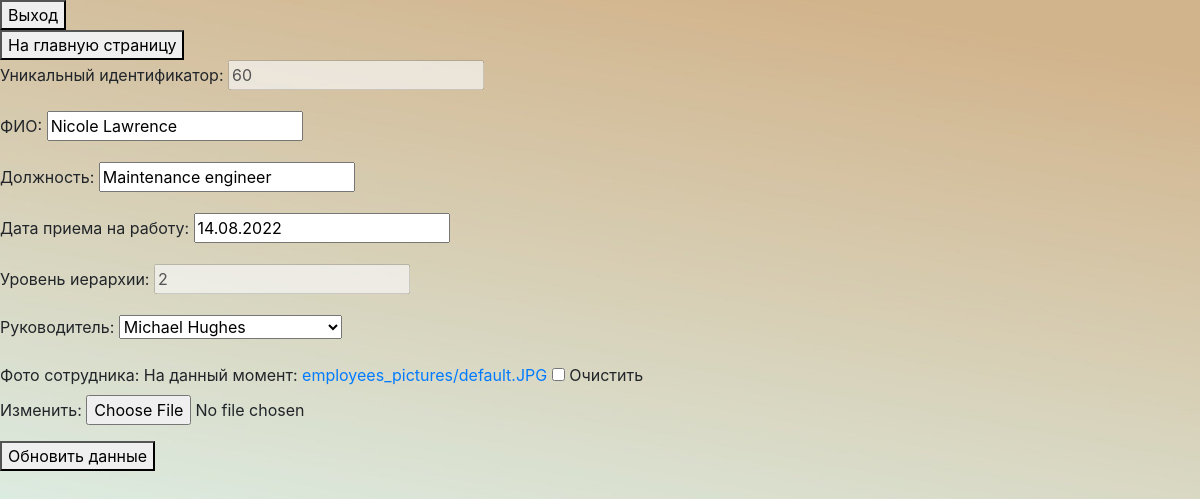
Screenshot of /emp_update/60/ (signed in) with the database file from the repository.
### employees_catalog/models.py (models this page shows, shortened)
class Employees(models.Model):
    name = models.CharField(max_length=100, verbose_name='ФИО')
    position = models.CharField(max_length=50, verbose_name='Должность')
    hire_date = models.DateField(verbose_name='Дата приема на работу')
    salary = models.IntegerField(validators=[MinValueValidator(0), ], verbose_name='Заработная плата')
    hierarchy_level = models.IntegerField(validators=[MinValueValidator(0), ], verbose_name='Уровень иерархии')
    supervisor = models.ForeignKey('self', on_delete=models.CASCADE, null=True,
                                   blank=True, related_name='subordinates', verbose_name='Руководитель')
    picture = models.ImageField(upload_to='employees_pictures', null=True, blank=True,
                                default="employees_pictures/default.JPG", verbose_name='Фото сотрудника')
    def __str__(self):
        return f'{self.name}'

### employees_catalog/views.py (the view, shortened to what this page needs)
# urls.py: path('emp_update/<int:pk>/', views.UpdateEmp.as_view(), name='emp_update'),
@method_decorator(user_passes_test(is_admin, login_url='login_admin', redirect_field_name='next'), name='dispatch')
class UpdateEmp(UpdateView):
    model = Employees
    template_name = 'employees_catalog/emp_update.html'
    form_class = UpdateForm

### employees_catalog/forms.py
class UpdateForm(forms.ModelForm):
    id = forms.IntegerField(required=False, disabled=True, label='Уникальный идентификатор')
    hierarchy_level = forms.IntegerField(required=False, disabled=True, label='Уровень иерархии')
    class Meta:
        model = Employees
        fields = ['id', 'name', 'position', 'hire_date', 'hierarchy_level', 'supervisor', 'picture']

### employees_catalog/views.py (called while the page is built)
def is_admin(user):
    return user.is_staff

### employees_catalog/templates/employees_catalog/emp_update.html (shortened to what this page needs)
{% extends "employees_catalog/base.html" %}
{% block content %}
{% include 'employees_catalog/login-out_buttoms.html' %}
{% include 'employees_catalog/to_welcome.html'  %}
<form method="post" enctype="multipart/form-data">
   {{ form.as_p }}
   <button type="submit"> Обновить данные</button>
</form>
{% endblock %}

### rows the page displays
Employees: id "60"
Employees: name "Nicole Lawrence", position "Maintenance engineer", hire_date "14.08.2022", hierarchy_level "2", supervisor "Michael Hughes"
